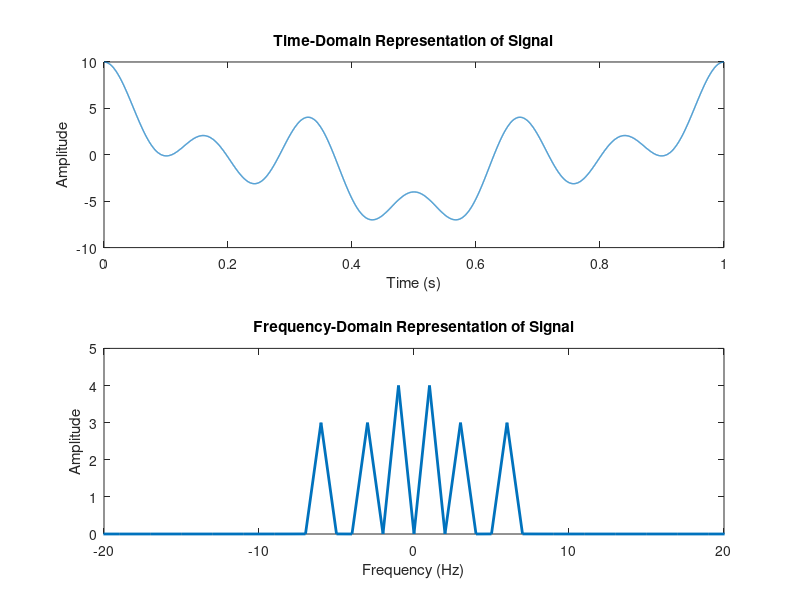

This figure's MATLAB source:
clc
close all
clear all

% x1 = a1*cos(2*pi*f1*t), x2 = a2*sin(2*pi*f2*t), x3 = a3*cos(2*pi*f3*t)
% signal_x = x1 + x2 + x3
% a1 = G + 1, a2 = F + 2, a3 = E + 3, f1 = E + 1, f2 = F + 2, f3 = G + 3.

% ID = 22-46013-1
% ID = AB-CDEFG-H

a1 = 4;
a2 = 3;
a3 = 3;

f1 = 1;
f2 = 3;
f3 = 6;


% Define number of samples to take 
fs = 8000; 

% Define signal 
t = 0: 1/fs: 1; 


x1 = a1*cos(2*pi*f1*t);
x2 = a2*cos(2*pi*f2*t);
x3 = a3*cos(2*pi*f3*t);

signal_x = x1 + x2 + x3; 

nx = length(t);                             % Total number of samples 


subplot(2,1,1);
plot(t, signal_x,'linewidth', 1); 
title('Time-Domain Representation of Signal'); 
xlabel('Time (s)'); 
ylabel('Amplitude'); 


fftSignal_x = fft(signal_x); 


fftSignal_x = fftshift(fftSignal_x)/(nx/2); 

f = linspace(-fs/2, fs/2, nx); 


subplot(2, 1, 2)
plot(f, abs(fftSignal_x),'linewidth',2); 
title('Frequency-Domain Representation of Signal'); 
xlabel('Frequency (Hz)'); 
ylabel('Amplitude'); 
xlim([-20 20]) 

